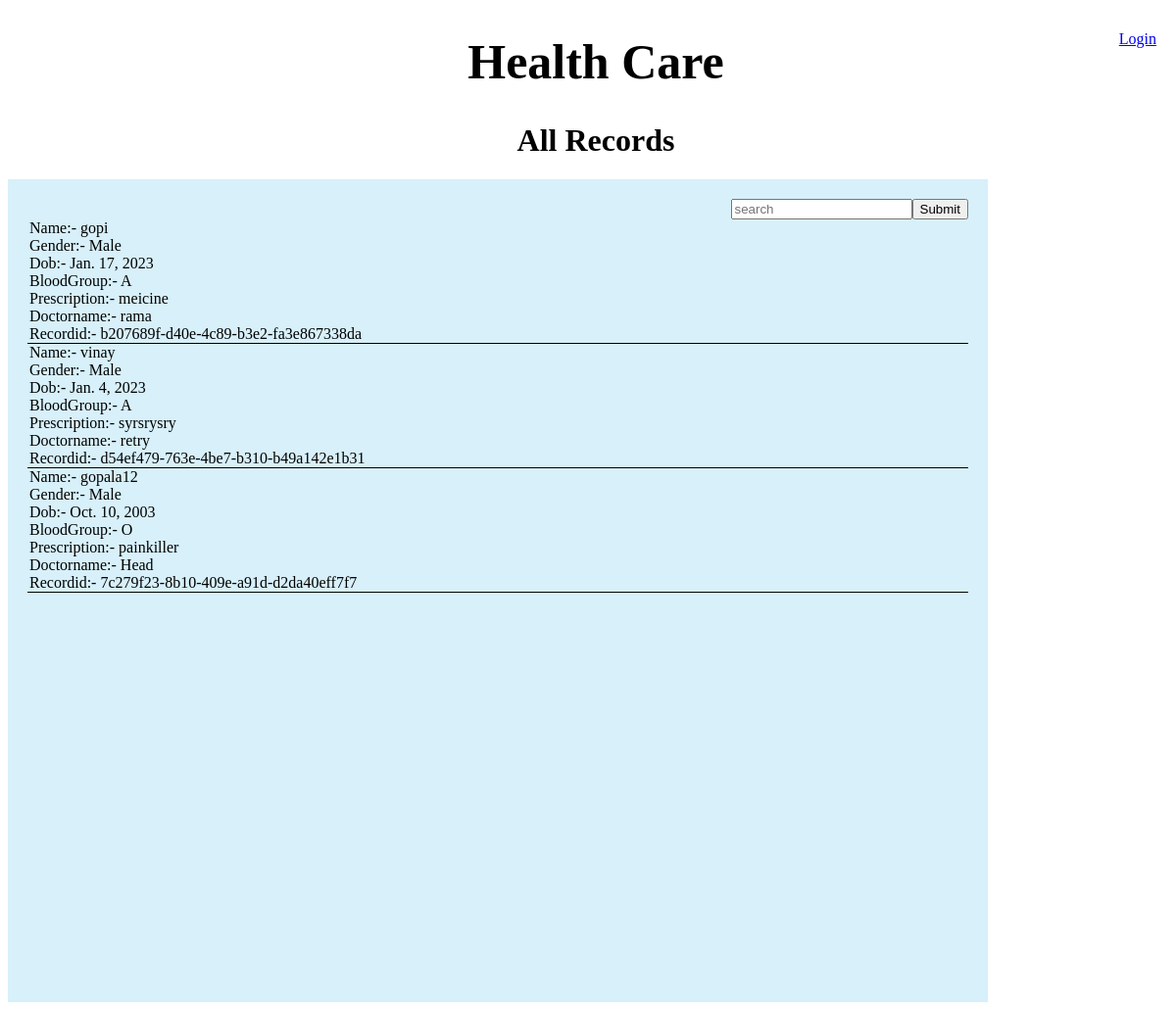
Page /allreports/ on the committed database.
### Management/models.py (models this page shows)
class Record(models.Model):
    patientname=models.ForeignKey(User,on_delete=models.CASCADE)
    gender=models.CharField(max_length=10)
    dob = models.DateField(max_length=8,null=True,blank=True)
    bloodgroup = models.CharField(max_length=14, blank=True, null=True)
    prescription=models.TextField()
    Doctorname=models.CharField(max_length=40)
    Record_id=models.UUIDField(max_length=8,default=uuid.uuid4)

class User(AbstractUser):
    email=models.EmailField(unique=True,null=True)
    bio=models.TextField(null=True,blank=True)
    gender=models.CharField(max_length=20,null=True)
    is_staff = models.BooleanField(default=False)
    is_paitent = models.BooleanField(default=False)
    Mobile=models.CharField(max_length=10,null=True,blank=True)
    dob = models.DateField(max_length=8,null=True,blank=True)
    bloodgroup = models.CharField(max_length=14, blank=True, null=True)
    address=models.TextField(blank=True, null=True)
    REQUIRED_FIELDS = []
    def __str__(self):
        return self.username

### Management/views.py (the view)
# urls.py: path("allreports/",views.allreports,name="allreports"),
def allreports(request):
    report=Record.objects.filter()
    search=request.GET.get('q')  if request.GET.get('q') != None else ""
    context={"reports":report}
    reports=report.filter(Q(patientname__username__icontains=search)|
                                    Q(Doctorname__icontains=search)|
                                    Q(Record_id__icontains=search))
    context={"reports":reports}
    return render(request,"allreports.html",context)

### templates/allreports.html (shortened to what this page needs)
{% extends 'base.html' %}
{% block content %}
   <center> <h1> All Records</h1></center>
   <div id="all-reports">
        <form method="get" >
            <input type="text" name="q" placeholder="search">
            <button type="submit">Submit</button>
        </form>
        {% for i in reports %}
        <div id="ireport">
            <span>Name:- {{i.patientname}}</span><br>
            <span>Gender:- {{i.gender}}</span><br>
            <span>Dob:- {{i.dob}}</span><br>
            <span>BloodGroup:- {{i.bloodgroup}}</span><br>
            <span>Prescription:- {{i.prescription}}</span><br>
            <span>Doctorname:- {{i.Doctorname}}</span><br>
            <span>Recordid:- {{i.Record_id}}</span><br>
        </div>
        {% endfor %}
    </div>
{% endblock content%}

### templates/base.html (shortened to what this page needs)
<!DOCTYPE html>
<html lang="en">
<head>
</head>
<body>
    <h1 style="color: black; font-size: 50px;"><center>Health Care</center></h1>
    <div style="position: absolute; right: 0;  top: 3%;right:20px;">
        {% if user.is_authenticated %}
        <a href="{% url 'logoutuser' %}">Logout</a>
        {% else %}
        <a href="{% url 'home' %}">Login</a>
        {% endif %}
    </div>
    {% block content %}
    {% endblock content %}
</body>
</html>

### templates/base.html (style rules this page uses)
body { width: 100%; height: 100%; background-image: url("https://i.pinimg.com/originals/21/54/cd/2154cd17b398cf202ab361615fe313af.jpg"); overflow: scroll; background-repeat:repeat-y; background-size: cover; }

### templates/allreports.html (style rules this page uses)
#all-reports { width: 80%; height: 100vh; background-color: rgb(215, 240, 250); padding: 20px; }
#ireport { border-bottom: 1px black solid; }
span { margin: 2px; }
form { display: flex; align-items: flex-end; justify-content: flex-end; }

### rows in the picture
Record: patientname "gopi", gender "Male", dob "Jan. 17, 2023", bloodgroup "A", prescription "meicine", Doctorname "rama", Record_id "b207689f-d40e-4c89-b3e2-fa3e867338da"
Record: patientname "vinay", gender "Male", dob "Jan. 4, 2023", bloodgroup "A", prescription "syrsrysry", Doctorname "retry", Record_id "d54ef479-763e-4be7-b310-b49a142e1b31"
Record: patientname "gopala12", gender "Male", dob "Oct. 10, 2003", bloodgroup "O", prescription "painkiller", Doctorname "Head", Record_id "7c279f23-8b10-409e-a91d-d2da40eff7f7"
